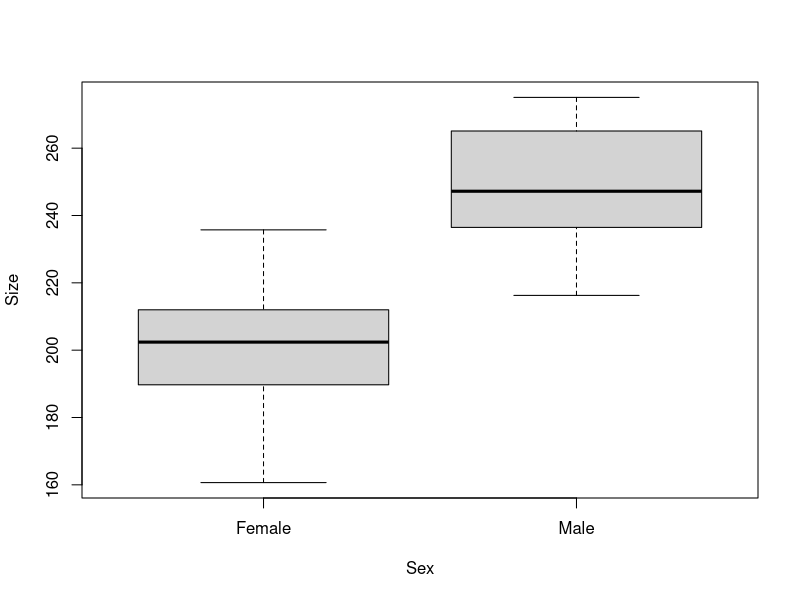
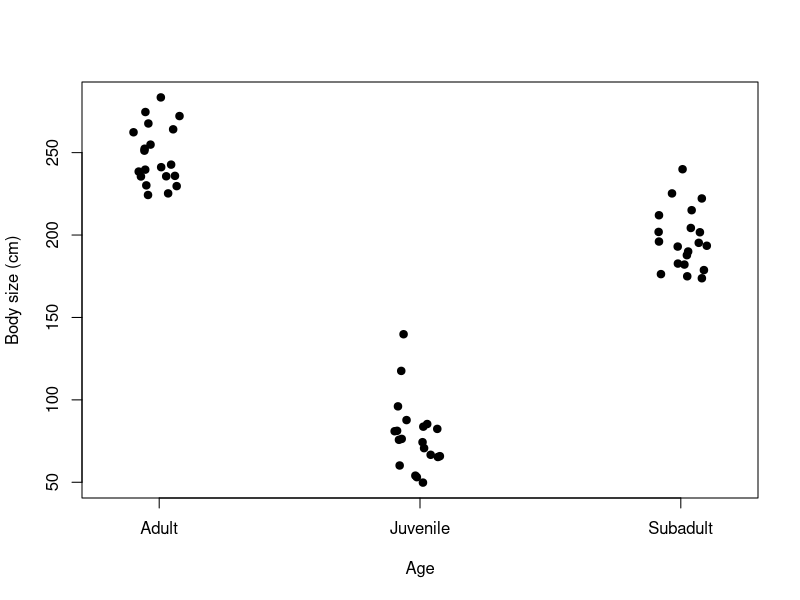
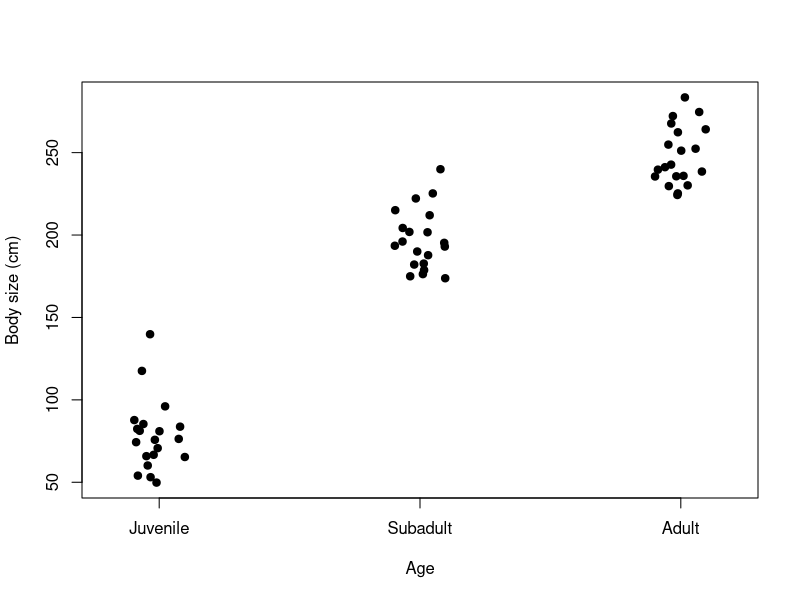

Reproduce these figures in R, in order. (Note: this script raises an error after producing the figures.)

#  NRES 710, Analysis of Categorical Data (cont.)
#     University of Nevada, Reno
#     Presenting results and testing among multiple groups

# Load the data
datum <- read.csv("lecture_8_seal_data.csv")

# Examine it
head(datum)
tail(datum)

# Examine structure of data
str(datum)

# Force 'Sex' to be a factor
datum$Sex <- factor(datum$Sex)

# Scatterplot
plot(Size ~ Sex, data = datum)

# Fit a linear model
results <- lm(Size ~ Sex, data = datum)
summary(results)
# Confidence intervals
confint(results)

# Calculate confidence intervals
57.7 - 46.1
# simple way: upper limit minus mean
confint(results)["SexMale", 2] - results$coefficients["SexMale"]
# extracting estimates from objects to do math
# Examine the categorical data
str(datum$Sex)
# The 'levels' are the groups in the variable, and they are ordered alphabetically by default.

# Re-order the levels
datum$Sex <- factor(datum$Sex, levels = c("Male", "Female")) # switch the order

# Re-run model
results2 <- lm(Size ~ Sex, data = datum)
summary(results2)
### Code to test for differences among three groups

# Read in the data
datum <- read.csv("lecture_9_ages.csv")

# Examine the data
head(datum)

# Plot
stripchart(Size ~ Age, data = datum, vertical = TRUE, method = "jitter",
           pch = 19, xlab = "Age", ylab = "Body size (cm)")

# Re-order categorical X-data
datum$Age <- factor(datum$Age, levels = c("Juvenile", "Subadult", "Adult"))

# Plot
stripchart(Size ~ Age, data = datum, vertical = TRUE, method = "jitter",
           pch = 19, xlab = "Age", ylab = "Body size (cm)")

# Add in dummy-coding
dummy <- model.matrix(~ Age -1, data = datum)
colnames(dummy) <- c("Juvenile", "Subadult", "Adult") # rename columns
# be careful; make sure name order reflects order of categorical variable 'Age'
datum <- cbind(datum, dummy) # bind to dataframe

# Re-examine data
head(datum)

## Analysis of variance; 'aov()'
help(aov)
# Fit an analysis of variance... by calling 'lm()'!!

# Run an ANOVA
results <- aov(Size ~ Age, data = datum)
summary(results)

## Multiple comparison using 'lm()'
# Run analysis
results2 <- lm(Size ~ Age, data = datum)
summary(results2)

# Probability of committing no errors in three t-tests
(1 - 0.05)^3

# Probability of committing >=1 Type I errors in three t-tests
1 - (1 - 0.05)^3

# ANOVA test
anova(results2)

summary(results2)
confint(results2)

# Re-run analysis with different reference
results3 <- lm(Size ~ relevel(Age, ref = "Subadult"), data = datum)
summary(results3)

# Using the dummy-coded variables to run this analysis
results4 <- lm(Size ~ Subadult + Adult, data = datum)
summary(results4)

# Changing the reference
results5 <- lm(Size ~ Juvenile + Adult, data = datum)
summary(results5)

# Using the dummy-coded variables to run this analysis
results6 <- lm(Size ~ Subadult + Adult + Juvenile, data = datum)
summary(results6)

# Using the dummy-coded variables to run this analysis
results7 <- lm(Size ~ Adult, data = datum)
summary(results7)

# Using the dummy-coded variables to run this analysis
results8 <- lm(Size ~ I(Juvenile + Subadult), data = datum)
# I() is a function to do whatever is inside the parentheses
summary(results8)



############################### 'Truth' ################################ 
### Code for simulating data to be analyzed body size data for two sexes

# Simulate the binomial X-variable (sex)
n <- 60
x <- c(rep("Juvenile", n/3), rep("Subadult", n/3), rep("Adult", n/3))
x <- factor(x, levels = c("Juvenile", "Subadult", "Adult"))

# Simulate continuous y-variable data
y <- ifelse(x == "Juvenile", rnorm(n/3, mean = 75, sd = 20), #juveniles
            ifelse(x == "Subadult", rnorm(n/3, mean = 200, sd = 20), #subad
              rnorm(n/2, mean = 250, sd = 20))) #adults

# Create dataframe
datum <- data.frame(Age = x, Size = y)

# Save these data for future use
write.csv(datum, "lecture_9_ages.csv")
